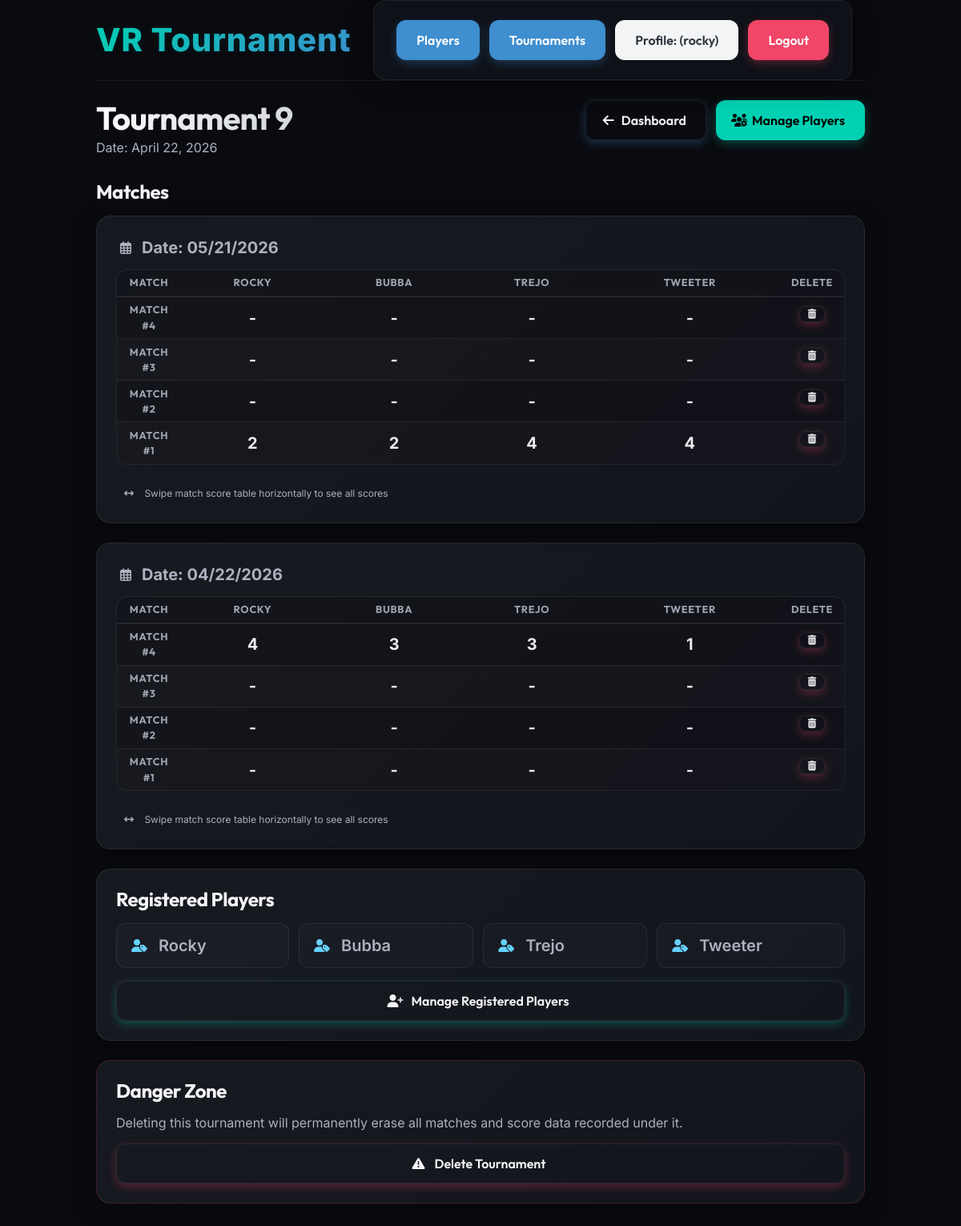
/tournament/15/ (signed in), run on the app's committed database.
### vr_tournaments/models.py (models this page shows, shortened)
class Tournament(models.Model):
    date = models.DateField(default=timezone.localdate)
    name = models.CharField(max_length=255, blank=True)
    winner = models.CharField(max_length=255, blank=True)
    points_to_win = models.IntegerField(default=0)
    class Meta:
        ordering = ["-date"]

class Match(models.Model):
    tournament = models.ForeignKey(
        Tournament, on_delete=models.CASCADE, related_name="matches"
    )
    date = models.DateField(default=timezone.localdate)
    class Meta:
        ordering = ["-date"]

class Player(models.Model):
    name = models.CharField(max_length=255, unique=True)
    tournaments = models.ManyToManyField(Tournament, related_name="players")

### vr_tournaments/views.py (the view)
# urls.py: path("tournament/<pk>/", views.tournament_detail, name="tournament_detail"),
@login_required
@user_passes_test(is_poweruser)
def tournament_detail(request, pk):
    tournament = Tournament.objects.get(pk=pk)
    registered_players = tournament.players.all()
    matches = tournament.matches.prefetch_related("scores").order_by("-date", "-pk")
    matches_for_template = []
    for match in matches:
        scores_map = {score.player_id: score.score for score in match.scores.all()}
        match.ordered_scores = [scores_map.get(p.id) for p in registered_players]
        matches_for_template.append(match)
    grouped_matches = []
    if matches_for_template:
        for date, match_group in groupby(matches_for_template, key=lambda m: m.date):
            grouped_matches.append((date, list(match_group)))
    return render(
        request,
        "tournament_detail.html",
        {
            "tournament": tournament,
            "registered_players": registered_players,
            "grouped_matches": grouped_matches,
        },
    )

### vr_tournaments/views.py (called while the page is built)
def is_poweruser(user):
    return user.groups.filter(name="powerUser").exists() or user.is_superuser

### vr_tournaments/templates/tournament_detail.html (shortened to what this page needs)
{% extends "base.html" %}
{% load user_tags %}
{% block content %}
    <div class="page-header">
        <div class="page-title-group">
            <h1 class="title is-2 m-0" style="background: linear-gradient(135deg, #fff 0%, var(--text-muted) 100%); -webkit-background-clip: text; -webkit-text-fill-color: transparent;">{{ tournament.name }}</h1>
            <p class="subtitle is-6 mt-1 has-text-grey-light">Date: {{ tournament.date|date:"F d, Y" }}</p>
        </div>
        <div class="buttons">
            <a class="button is-outlined is-info" href="{% url 'index' %}">
                <span class="icon"><i class="fas fa-arrow-left"></i></span>
                <span>Dashboard</span>
            </a>
            {% if user.is_superuser %}
                <a href="{% url 'tournament_registration' tournament.pk %}" class="button is-primary">
                    <span class="icon"><i class="fas fa-users-cog"></i></span>
                    <span>Manage Players</span>
                </a>
            {% endif %}
        </div>
    </div>
    <h2 class="title is-4 mb-4">Matches</h2>
    {% for date, matches_on_date in grouped_matches %}
        <div class="box mb-5 p-4">
            <div class="is-flex is-align-items-center mb-3">
                <span class="icon has-text-cyan mr-2"><i class="far fa-calendar-alt"></i></span>
                <span class="has-text-weight-bold is-size-5">Date: {{ date|date:"m/d/Y" }}</span>
            </div>
            <div class="mobile-scroll-container">
                <table class="table is-fullwidth is-striped is-hoverable has-text-centered">
                    <thead>
                        <tr>
                            <th class="has-text-centered" style="width: 80px;">Match</th>
                            {% for player in registered_players %}
                                <th class="has-text-centered">{{ player.name }}</th>
                            {% endfor %}
                            {% if user.is_superuser %}
                                <th class="has-text-centered" style="width: 80px;">Delete</th>
                            {% endif %}
                        </tr>
                    </thead>
                    <tbody>
                        {% for match in matches_on_date %}
                            <tr>
                                <th class="has-text-centered has-text-cyan">Match #{{ forloop.revcounter }}</th>
                                {% for score in match.ordered_scores %}
                                    <td class="has-text-centered">{{ score|default_if_none:"-" }}</td>
                                {% endfor %}
                                {% if user.is_superuser %}
                                    <td class="has-text-centered">
                                        <form id="form-{{ match.pk }}"
                                              action="{% url 'delete_match' match.pk %}"
                                              method="post">
                                            <button class="button is-danger is-outlined is-small js-modal-trigger"
                                                    style="width: 32px; height: 32px; padding: 0 !important; min-height: unset; border-radius: 8px !important;"
                                                    type="button"
                                                    data-target="delete-modal"
                                                    data-form-id="form-{{ match.pk }}"
                                                    data-modal-title="Delete Match"
                                                    data-modal-body="Are you sure you want to delete this match? This cannot be undone.">
                                                <span class="icon">
                                                    <i class="fas fa-trash-alt"></i>
                                                </span>
                                            </button>
                                        </form>
                                    </td>
                                {% endif %}
                            </tr>
                        {% endfor %}
                    </tbody>
                </table>
            </div>
            <p class="help has-text-grey-light is-size-7 mt-1 px-1">
                <span class="icon mr-1"><i class="fas fa-arrows-left-right"></i></span>
                Swipe match score table horizontally to see all scores
            </p>
        </div>
    {% endfor %}
    <div class="box mb-5">
        <h3 class="title is-4 mb-4">Registered Players</h3>
        <div class="is-flex is-flex-wrap-wrap" style="gap: 12px;">
            {% for player in registered_players %}
                <div class="is-flex is-align-items-center px-4 py-3" style="background: rgba(255,255,255,0.02); border: 1px solid var(--border-glass); border-radius: 12px; min-width: 150px; flex-grow: 1;">
                    <span class="icon has-text-info mr-3"><i class="fas fa-user-tag"></i></span>
                    <span class="has-text-weight-semibold is-size-5">{{ player.name }}</span>
                </div>
            {% empty %}
                <p class="has-text-grey-light w-100 my-2">No players registered. Please register players first.</p>
            {% endfor %}
        </div>
        {% if user.is_superuser %}
            <div class="mt-4">
                <a href="{% url 'tournament_registration' tournament.pk %}" class="button is-primary is-outlined is-fullwidth">
                    <span class="icon mr-2"><i class="fas fa-user-plus"></i></span>
                    Manage Registered Players
                </a>
            </div>
        {% endif %}
    </div>
    {% if user.is_superuser %}
        <div class="box mb-5" style="border-color: rgba(241, 70, 104, 0.2) !important;">
            <h3 class="title is-4 has-text-danger mb-4">Danger Zone</h3>
            <p class="subtitle is-6 has-text-grey-light mb-4">Deleting this tournament will permanently erase all matches and score data recorded under it.</p>
            <form id="delete-tournament-form"
                  action="{% url 'delete_tournament' tournament.pk %}"
                  method="post">
                <button class="button is-danger is-outlined is-fullwidth js-modal-trigger"
                        type="button"
                        data-target="delete-modal"
                        data-form-id="delete-tournament-form"
                        data-modal-title="Delete Tournament"
                        data-modal-body="Are you sure you want to delete this tournament? This action is absolute and cannot be undone.">
                    <span class="icon mr-2"><i class="fas fa-exclamation-triangle"></i></span>
                    Delete Tournament
                </button>
            </form>
        </div>
    {% endif %}
{% endblock content %}

### vr_tournaments/templates/base.html (shortened to what this page needs)
{% load static %}
<!DOCTYPE html>
<html lang="en" data-theme="dark">
    <head>
        <link rel="stylesheet"
              href="https://cdn.jsdelivr.net/npm/bulma@1.0.4/css/bulma.min.css" />
        <link rel="stylesheet" href="{% static 'css/style.css' %}" />
    </head>
    <body>
        <div class="container">
            <nav class="navbar is-transparent"
                 role="navigation"
                 aria-label="main navigation">
                <div class="navbar-brand">
                    <a class="navbar-item" href="{% url 'index' %}">
                        <h1 class="vr-title is-size-2 is-family-sans-serif">VR Tournament</h1>
                    </a>
                </div>
                <div class="navbar-menu  mx-4" id="navMenu">
                    <div class="navbar-end">
                        <div class="navbar-item">
                            <div class="buttons">
                                {% if user.is_authenticated %}
                                    {% if user.is_superuser %}
                                        <a class="button is-info" href="{% url 'players' %}">Players</a>
                                    {% endif %}
                                    <a class="button is-info" href="{% url 'tournaments' %}">Tournaments</a>
                                    <a class="button is-light" href="{% url 'profile' %}">Profile: ({{ user.username }})</a>
                                    <form method="post" action="{% url 'logout' %}" style="display: inline;">
                                        <button type="submit" class="button is-danger">Logout</button>
                                    </form>
                                {% else %}
                                    <a class="button is-success" href="{% url 'login' %}">Login</a>
                                {% endif %}
                            </div>
                        </div>
                    </div>
                </div>
            </nav>
        </div>
        <section class="section">
            <div class="container">
                {% block content %}
                {% endblock content %}
            </div>
        </section>
    </body>
</html>

### vr_tournaments/templates/base.html (style rules this page uses)
.vr-title { background: linear-gradient(135deg, #00d1b2 0%, #3e8ed0 100%); -webkit-background-clip: text; -webkit-text-fill-color: transparent; text-shadow: 0 0 10px rgba(0, 209, 178, 0.1); font-weight: 800 !important; letter-spacing: 0.02em; transition: filter 0.3s ease; }

### data on the page
Tournament: name "Tournament 9", date "April 22, 2026"
Match: date "05/21/2026", ordered_scores "-" "-" "-" "-"
Player: name "ROCKY", name "Rocky"
Player: name "BUBBA", name "Bubba"
Player: name "TREJO", name "Trejo"
Player: name "TWEETER", name "Tweeter"
Match: ordered_scores "-" "-" "-" "-"
Match: ordered_scores "-" "-" "-" "-"
Match: ordered_scores "2" "2" "4" "4"
Match: date "04/22/2026", ordered_scores "4" "3" "3" "1"
Match: ordered_scores "-" "-" "-" "-"
Match: ordered_scores "-" "-" "-" "-"
Match: ordered_scores "-" "-" "-" "-"

### other printed values
{{ user.username }} "rocky"
